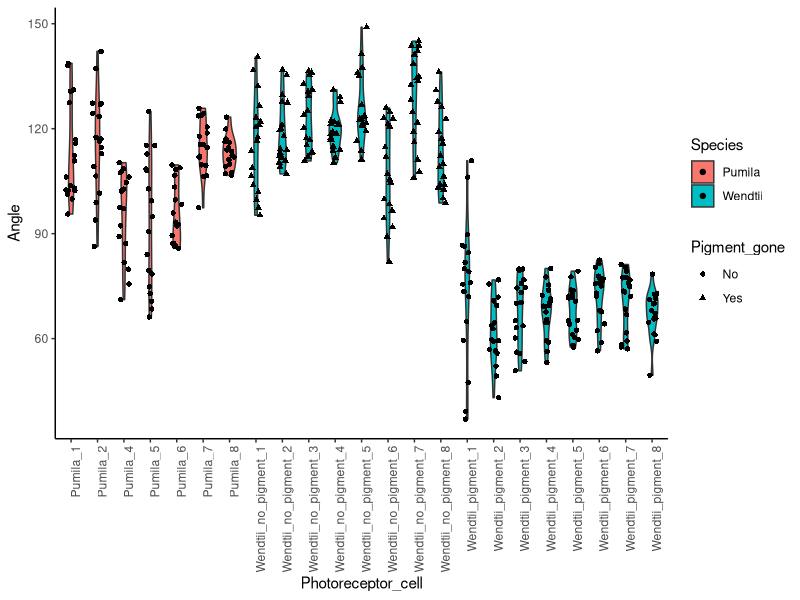

Here is the R script that generated this plot:
## ---- chunk 1
knitr::opts_chunk$set(echo = TRUE)
## ---- chunk 2
library(readr)
library(circular)
library(dplyr)
library(ggplot2)
## ---- chunk 3
PRC <- read_delim('Ophiocoma_receptor_data.txt',delim = "\t")
## ---- chunk 4
make_deg <- function(nums){circular(
  nums, type = "angles", units = "degrees", zero = pi, rotation = "clock")}
make_rad <- function(nums){circular(
  pi*nums/180, type = "angles", units = "radians", zero = pi, rotation = "clock")}

PRC %>% mutate(Rotation = make_rad(Image_number)) -> PRC
## ---- chunk 5
PRC %>%
  arrange(Photoreceptor_cell,Direction,Image_number) -> PRC
## ---- chunk 6
PRC %>%
    mutate(latitude  = ifelse(
      Direction == "Right",  round(Angle * cos(Rotation),digits=2), 
                            -round(Angle * cos(Rotation),digits=2)))  %>%
    mutate(longitude = ifelse(
      Direction == "Right",  round(Angle * sin(Rotation),digits=2),
                             round(360 - Angle * sin(Rotation),digits=2))) -> PRC
## ---- chunk 7
PRC %>%
  filter(is.na(Angle) == F) %>% # removes rows with no angle
  group_by(Species, Pigment_gone, Photoreceptor_cell, Image_number) %>%
    summarize(Angle = sum(Angle)
          ) -> PRC_combined

PRC_combined %>%
  mutate(del_rho = Angle * 0.4571) %>%
  mutate(V_co = 1 / del_rho) -> PRC_combined

PRC_combined %>%
  group_by(Species, Pigment_gone) %>%
    ggplot(aes(Photoreceptor_cell,Angle,fill=Species,shape=Pigment_gone)) +
    geom_violin(width=0.5) + geom_jitter(width = 0.2) + 
      theme_classic() + theme(axis.text.x = element_text(angle = 90, hjust = 1)) 
## ---- chunk 8
PRC_combined %>%
  group_by(Species, Pigment_gone, Photoreceptor_cell) %>%
    summarize(
      widest    = max(Angle),
      narrowest = min(Angle),
      mean      = mean(Angle),
      sd        = sd(Angle),
   max_del_rho  = max(del_rho),
   min_del_rho  = min(del_rho),
   mean_del_rho = mean(del_rho),
   med_del_rho  = median(del_rho),
    sd_del_rho  = sd(del_rho)
  ) -> Apertures
print(Apertures)
## ---- chunk 9
PRC_combined %>%
  group_by(Species,Pigment_gone) %>%
           summarize_at(vars(Angle:del_rho),list(mean=mean,sd=sd,max=max,min=min),na.rm = TRUE
           ) -> Spp_PRC_summary

print(Spp_PRC_summary)
